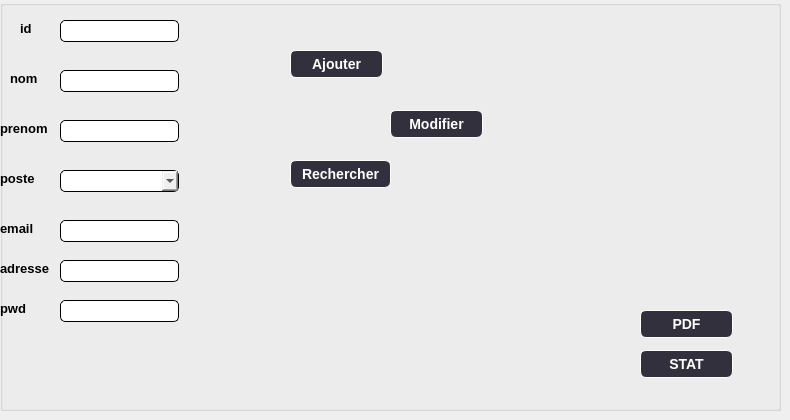
      <widget class="QWidget" name="Ajouter_2">
       <property name="styleSheet">
        <string notr="true">Ajouter {
    border-style: outset;
    border-width: 1px;
    border-color: #ffffff;
    font: bold 16px;
    color:#ffffff;
    height:10px;
       padding: 2px;
}</string>
       </property>
       <attribute name="title">
        <string>Ajouter</string>
       </attribute>
       <widget class="QGroupBox" name="groupBox">
        <property name="geometry">
         <rect>
          <x>0</x>
          <y>0</y>
          <width>781</width>
          <height>411</height>
         </rect>
        </property>
        <property name="styleSheet">
         <string notr="true">font: 9pt &quot;Lucida Calligraphy&quot;;</string>
        </property>
        <property name="title">
         <string/>
        </property>
        <widget class="QLabel" name="label_13">
         <property name="geometry">
          <rect>
           <x>20</x>
           <y>20</y>
           <width>56</width>
           <height>16</height>
          </rect>
         </property>
         <property name="styleSheet">
          <string notr="true">color: rgb(0, 0, 0);
font-size: 13px;
font:bold;</string>
         </property>
         <property name="text">
          <string>id</string>
         </property>
        </widget>
        <widget class="QLabel" name="label_14">
         <property name="geometry">
          <rect>
           <x>10</x>
           <y>70</y>
           <width>56</width>
           <height>16</height>
          </rect>
         </property>
         <property name="styleSheet">
          <string notr="true">color: rgb(0, 0, 0);
font-size: 13px;
font:bold;</string>
         </property>
         <property name="text">
          <string>nom</string>
         </property>
        </widget>
        <widget class="QLabel" name="label_15">
         <property name="geometry">
          <rect>
           <x>0</x>
           <y>120</y>
           <width>56</width>
           <height>16</height>
          </rect>
         </property>
         <property name="styleSheet">
          <string notr="true">color: rgb(0, 0, 0);
font-size: 13px;
font:bold;</string>
         </property>
         <property name="text">
          <string>prenom</string>
         </property>
        </widget>
        <widget class="QLabel" name="label_16">
         <property name="geometry">
          <rect>
           <x>0</x>
           <y>170</y>
           <width>56</width>
           <height>16</height>
          </rect>
         </property>
         <property name="styleSheet">
          <string notr="true">color: rgb(0, 0, 0);
font-size: 13px;
font:bold;</string>
         </property>
         <property name="text">
          <string>poste</string>
         </property>
        </widget>
        <widget class="QLineEdit" name="id_emp">
         <property name="geometry">
          <rect>
           <x>60</x>
           <y>20</y>
           <width>119</width>
           <height>22</height>
          </rect>
         </property>
         <property name="styleSheet">
          <string notr="true">border: 1px solid;
border-radius: 5px;
padding: 1px 18px 1px 3px;
min-width: 6em;
color: rgb(0, 0, 0);
font-size: 12px;
font:bold;</string>
         </property>
        </widget>
        <widget class="QLineEdit" name="nom_emp">
         <property name="geometry">
          <rect>
           <x>60</x>
           <y>70</y>
           <width>119</width>
           <height>22</height>
          </rect>
         </property>
         <property name="styleSheet">
          <string notr="true">border: 1px solid;
border-radius: 5px;
padding: 1px 18px 1px 3px;
min-width: 6em;
color: rgb(0, 0, 0);
font-size: 12px;
font:bold;</string>
         </property>
        </widget>
        <widget class="QLineEdit" name="prenom_emp">
         <property name="geometry">
          <rect>
           <x>60</x>
           <y>120</y>
           <width>119</width>
           <height>22</height>
          </rect>
         </property>
         <property name="styleSheet">
          <string notr="true">border: 1px solid;
border-radius: 5px;
padding: 1px 18px 1px 3px;
min-width: 6em;
color: rgb(0, 0, 0);
font-size: 12px;
font:bold;</string>
         </property>
        </widget>
        <widget class="QPushButton" name="ajout_emp">
         <property name="geometry">
          <rect>
           <x>290</x>
           <y>50</y>
           <width>93</width>
           <height>28</height>
          </rect>
         </property>
         <property name="styleSheet">
          <string notr="true">#ajout_emp{
    background-color: #32303D;
    border-style: outset;
    border-width: 1px;
    font: bold 14px;
    color:#ffffff;
    padding: 2px;
	border-radius:6px;
}</string>
         </property>
         <property name="text">
          <string>Ajouter</string>
         </property>
        </widget>
        <widget class="QPushButton" name="mod_emp">
         <property name="geometry">
          <rect>
           <x>390</x>
           <y>110</y>
           <width>93</width>
           <height>28</height>
          </rect>
         </property>
         <property name="styleSheet">
          <string notr="true">#mod_emp{
    background-color: #32303D;
    border-style: outset;
    border-width: 1px;
    font: bold 14px;
    color:#ffffff;
    padding: 2px;
	border-radius:6px;
}</string>
         </property>
         <property name="text">
          <string>Modifier</string>
         </property>
        </widget>
        <widget class="QLabel" name="label_17">
         <property name="geometry">
          <rect>
           <x>0</x>
           <y>220</y>
           <width>56</width>
           <height>16</height>
          </rect>
         </property>
         <property name="styleSheet">
          <string notr="true">color: rgb(0, 0, 0);
font-size: 13px;
font:bold;</string>
         </property>
         <property name="text">
          <string>email</string>
         </property>
        </widget>
        <widget class="QLabel" name="label_18">
         <property name="geometry">
          <rect>
           <x>0</x>
           <y>260</y>
           <width>71</width>
           <height>16</height>
          </rect>
         </property>
         <property name="styleSheet">
          <string notr="true">color: rgb(0, 0, 0);
font-size: 13px;
font:bold;</string>
         </property>
         <property name="text">
          <string>adresse</string>
         </property>
        </widget>
        <widget class="QLineEdit" name="email_emp">
         <property name="geometry">
          <rect>
           <x>60</x>
           <y>220</y>
           <width>119</width>
           <height>22</height>
          </rect>
         </property>
         <property name="styleSheet">
          <string notr="true">border: 1px solid;
border-radius: 5px;
padding: 1px 18px 1px 3px;
min-width: 6em;
color: rgb(0, 0, 0);
font-size: 12px;
font:bold;</string>
         </property>
        </widget>
        <widget class="QLineEdit" name="adr_emp">
         <property name="geometry">
          <rect>
           <x>60</x>
           <y>260</y>
           <width>119</width>
           <height>22</height>
          </rect>
         </property>
         <property name="styleSheet">
          <string notr="true">border: 1px solid;
border-radius: 5px;
padding: 1px 18px 1px 3px;
min-width: 6em;
color: rgb(0, 0, 0);
font-size: 12px;
font:bold;</string>
         </property>
        </widget>
        <widget class="QComboBox" name="comboBox_poste">
         <property name="geometry">
          <rect>
           <x>60</x>
           <y>170</y>
           <width>119</width>
           <height>22</height>
          </rect>
         </property>
         <property name="styleSheet">
          <string notr="true">border: 1px solid;
border-radius: 5px;
padding: 1px 18px 1px 3px;
min-width: 6em;
color: rgb(0, 0, 0);
font-size: 12px;
font:bold;</string>
         </property>
         <item>
          <property name="text">
           <string/>
          </property>
         </item>
         <item>
          <property name="text">
           <string>Ingenieur</string>
          </property>
         </item>
         <item>
          <property name="text">
           <string>Directeur</string>
          </property>
         </item>
         <item>
          <property name="text">
           <string>Chef de service</string>
          </property>
         </item>
         <item>
          <property name="text">
           <string>Assistant(e)</string>
          </property>
         </item>
        </widget>
        <widget class="QPushButton" name="pb_recherche">
         <property name="geometry">
          <rect>
           <x>290</x>
           <y>160</y>
           <width>101</width>
           <height>28</height>
          </rect>
         </property>
         <property name="styleSheet">
          <string notr="true">#pb_recherche{
    background-color: #32303D;
    border-style: outset;
    border-width: 1px;
    font: bold 14px;
    color:#ffffff;
    padding: 2px;
	border-radius:6px;
}</string>
         </property>
         <property name="text">
          <string>Rechercher</string>
         </property>
        </widget>
        <widget class="QLabel" name="dffd">
         <property name="geometry">
          <rect>
           <x>0</x>
           <y>300</y>
           <width>56</width>
           <height>16</height>
          </rect>
         </property>
         <property name="styleSheet">
          <string notr="true">color: rgb(0, 0, 0);
font-size: 13px;
font:bold;</string>
         </property>
         <property name="text">
          <string>pwd</string>
         </property>
        </widget>
        <widget class="QLineEdit" name="pass_emp">
         <property name="geometry">
          <rect>
           <x>60</x>
           <y>300</y>
           <width>119</width>
           <height>22</height>
          </rect>
         </property>
         <property name="styleSheet">
          <string notr="true">border: 1px solid;
border-radius: 5px;
padding: 1px 18px 1px 3px;
min-width: 6em;
color: rgb(0, 0, 0);
font-size: 12px;
font:bold;</string>
         </property>
        </widget>
        <widget class="QPushButton" name="sta_pb">
         <property name="geometry">
          <rect>
           <x>640</x>
           <y>350</y>
           <width>93</width>
           <height>28</height>
          </rect>
         </property>
         <property name="styleSheet">
          <string notr="true">#sta_pb{
    background-color: #32303D;
    border-style: outset;
    border-width: 1px;
    font: bold 14px;
    color:#ffffff;
    padding: 2px;
	border-radius:6px;
}</string>
         </property>
         <property name="text">
          <string>STAT</string>
         </property>
        </widget>
        <widget class="QPushButton" name="pb_pdf">
         <property name="geometry">
          <rect>
           <x>640</x>
           <y>310</y>
           <width>93</width>
           <height>28</height>
          </rect>
         </property>
         <property name="styleSheet">
          <string notr="true">#pb_pdf{
    background-color: #32303D;
    border-style: outset;
    border-width: 1px;
    font: bold 14px;
    color:#ffffff;
    padding: 2px;
	border-radius:6px;
}</string>
         </property>
         <property name="text">
          <string>PDF</string>
         </property>
        </widget>
       </widget>
      </widget>
